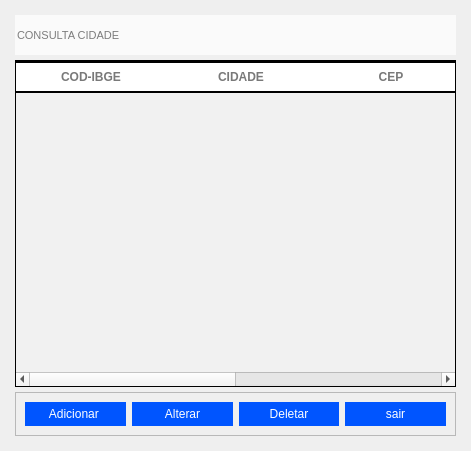
     <widget class="QWidget" name="Cidades" native="true">
      <property name="geometry">
       <rect>
        <x>1300</x>
        <y>270</y>
        <width>471</width>
        <height>451</height>
       </rect>
      </property>
      <property name="styleSheet">
       <string notr="true">QWidget#Cidades{
text-transform: uppercase;
border:1px solid blue;
background-color: rgb(85, 170, 255);
}

QLineEdit{

	background-color: rgb(250, 250, 250);
font-size: 11px;

}
QLineEdit:focus{
	background-color: rgb(226, 226, 226);
}

QLabel{
color:#4b6272;
border:0px;
font-size:15px;
	background-color: none;
}</string>
      </property>
      <layout class="QVBoxLayout" name="verticalLayout_7" stretch="0,0,0">
       <property name="spacing">
        <number>5</number>
       </property>
       <property name="leftMargin">
        <number>15</number>
       </property>
       <property name="topMargin">
        <number>15</number>
       </property>
       <property name="rightMargin">
        <number>15</number>
       </property>
       <property name="bottomMargin">
        <number>15</number>
       </property>
       <item>
        <widget class="QFrame" name="frame_BUSCA_2">
         <property name="styleSheet">
          <string notr="true">border:none;</string>
         </property>
         <property name="frameShape">
          <enum>QFrame::StyledPanel</enum>
         </property>
         <property name="frameShadow">
          <enum>QFrame::Raised</enum>
         </property>
         <layout class="QHBoxLayout" name="horizontalLayout_12">
          <property name="spacing">
           <number>0</number>
          </property>
          <property name="leftMargin">
           <number>0</number>
          </property>
          <property name="topMargin">
           <number>0</number>
          </property>
          <property name="rightMargin">
           <number>0</number>
          </property>
          <property name="bottomMargin">
           <number>0</number>
          </property>
          <item>
           <widget class="QLineEdit" name="line_busca_cidades">
            <property name="minimumSize">
             <size>
              <width>0</width>
              <height>40</height>
             </size>
            </property>
            <property name="cursor">
             <cursorShape>PointingHandCursor</cursorShape>
            </property>
            <property name="focusPolicy">
             <enum>Qt::WheelFocus</enum>
            </property>
            <property name="styleSheet">
             <string notr="true"/>
            </property>
            <property name="placeholderText">
             <string>CONSULTA CIDADE</string>
            </property>
           </widget>
          </item>
         </layout>
        </widget>
       </item>
       <item>
        <widget class="QTableWidget" name="tableWidget_2">
         <property name="palette">
          <palette>
           <active>
            <colorrole role="WindowText">
             <brush brushstyle="SolidPattern">
              <color alpha="255">
               <red>0</red>
               <green>0</green>
               <blue>0</blue>
              </color>
             </brush>
            </colorrole>
            <colorrole role="Button">
             <brush brushstyle="SolidPattern">
              <color alpha="255">
               <red>241</red>
               <green>241</green>
               <blue>241</blue>
              </color>
             </brush>
            </colorrole>
            <colorrole role="Text">
             <brush brushstyle="SolidPattern">
              <color alpha="255">
               <red>0</red>
               <green>0</green>
               <blue>0</blue>
              </color>
             </brush>
            </colorrole>
            <colorrole role="ButtonText">
             <brush brushstyle="SolidPattern">
              <color alpha="255">
               <red>0</red>
               <green>0</green>
               <blue>0</blue>
              </color>
             </brush>
            </colorrole>
            <colorrole role="Base">
             <brush brushstyle="SolidPattern">
              <color alpha="255">
               <red>241</red>
               <green>241</green>
               <blue>241</blue>
              </color>
             </brush>
            </colorrole>
            <colorrole role="Window">
             <brush brushstyle="SolidPattern">
              <color alpha="255">
               <red>241</red>
               <green>241</green>
               <blue>241</blue>
              </color>
             </brush>
            </colorrole>
            <colorrole role="Highlight">
             <brush brushstyle="SolidPattern">
              <color alpha="255">
               <red>85</red>
               <green>170</green>
               <blue>255</blue>
              </color>
             </brush>
            </colorrole>
            <colorrole role="HighlightedText">
             <brush brushstyle="SolidPattern">
              <color alpha="255">
               <red>255</red>
               <green>255</green>
               <blue>255</blue>
              </color>
             </brush>
            </colorrole>
            <colorrole role="PlaceholderText">
             <brush brushstyle="SolidPattern">
              <color alpha="255">
               <red>0</red>
               <green>0</green>
               <blue>0</blue>
              </color>
             </brush>
            </colorrole>
           </active>
           <inactive>
            <colorrole role="WindowText">
             <brush brushstyle="SolidPattern">
              <color alpha="255">
               <red>0</red>
               <green>0</green>
               <blue>0</blue>
              </color>
             </brush>
            </colorrole>
            <colorrole role="Button">
             <brush brushstyle="SolidPattern">
              <color alpha="255">
               <red>241</red>
               <green>241</green>
               <blue>241</blue>
              </color>
             </brush>
            </colorrole>
            <colorrole role="Text">
             <brush brushstyle="SolidPattern">
              <color alpha="255">
               <red>0</red>
               <green>0</green>
               <blue>0</blue>
              </color>
             </brush>
            </colorrole>
            <colorrole role="ButtonText">
             <brush brushstyle="SolidPattern">
              <color alpha="255">
               <red>0</red>
               <green>0</green>
               <blue>0</blue>
              </color>
             </brush>
            </colorrole>
            <colorrole role="Base">
             <brush brushstyle="SolidPattern">
              <color alpha="255">
               <red>241</red>
               <green>241</green>
               <blue>241</blue>
              </color>
             </brush>
            </colorrole>
            <colorrole role="Window">
             <brush brushstyle="SolidPattern">
              <color alpha="255">
               <red>241</red>
               <green>241</green>
               <blue>241</blue>
              </color>
             </brush>
            </colorrole>
            <colorrole role="Highlight">
             <brush brushstyle="SolidPattern">
              <color alpha="255">
               <red>85</red>
               <green>170</green>
               <blue>255</blue>
              </color>
             </brush>
            </colorrole>
            <colorrole role="HighlightedText">
             <brush brushstyle="SolidPattern">
              <color alpha="255">
               <red>255</red>
               <green>255</green>
               <blue>255</blue>
              </color>
             </brush>
            </colorrole>
            <colorrole role="PlaceholderText">
             <brush brushstyle="SolidPattern">
              <color alpha="255">
               <red>0</red>
               <green>0</green>
               <blue>0</blue>
              </color>
             </brush>
            </colorrole>
           </inactive>
           <disabled>
            <colorrole role="WindowText">
             <brush brushstyle="SolidPattern">
              <color alpha="255">
               <red>0</red>
               <green>0</green>
               <blue>0</blue>
              </color>
             </brush>
            </colorrole>
            <colorrole role="Button">
             <brush brushstyle="SolidPattern">
              <color alpha="255">
               <red>241</red>
               <green>241</green>
               <blue>241</blue>
              </color>
             </brush>
            </colorrole>
            <colorrole role="Text">
             <brush brushstyle="SolidPattern">
              <color alpha="255">
               <red>0</red>
               <green>0</green>
               <blue>0</blue>
              </color>
             </brush>
            </colorrole>
            <colorrole role="ButtonText">
             <brush brushstyle="SolidPattern">
              <color alpha="255">
               <red>0</red>
               <green>0</green>
               <blue>0</blue>
              </color>
             </brush>
            </colorrole>
            <colorrole role="Base">
             <brush brushstyle="SolidPattern">
              <color alpha="255">
               <red>241</red>
               <green>241</green>
               <blue>241</blue>
              </color>
             </brush>
            </colorrole>
            <colorrole role="Window">
             <brush brushstyle="SolidPattern">
              <color alpha="255">
               <red>241</red>
               <green>241</green>
               <blue>241</blue>
              </color>
             </brush>
            </colorrole>
            <colorrole role="Highlight">
             <brush brushstyle="SolidPattern">
              <color alpha="255">
               <red>85</red>
               <green>170</green>
               <blue>255</blue>
              </color>
             </brush>
            </colorrole>
            <colorrole role="HighlightedText">
             <brush brushstyle="SolidPattern">
              <color alpha="255">
               <red>255</red>
               <green>255</green>
               <blue>255</blue>
              </color>
             </brush>
            </colorrole>
            <colorrole role="PlaceholderText">
             <brush brushstyle="SolidPattern">
              <color alpha="255">
               <red>0</red>
               <green>0</green>
               <blue>0</blue>
              </color>
             </brush>
            </colorrole>
           </disabled>
          </palette>
         </property>
         <property name="styleSheet">
          <string notr="true">QTableView{
background: #F1F1F1;
color: black;
font-weight: bold;
font-size: 12px;
border:1px solid;
	selection-color: rgb(255, 255, 255);
selection-background-color: rgb(85, 170, 255);
}
QHeaderView:section{
background: #FFF;

font-size: 12px;
font-family: &quot;Arial&quot;;
font-weight: bold;
color: #797979;
border:none;
border-bottom: 2px solid black;
border-top:2px solid black;
padding:5px 0px;
text-transform: uppercase
}
</string>
         </property>
         <property name="editTriggers">
          <set>QAbstractItemView::NoEditTriggers</set>
         </property>
         <property name="tabKeyNavigation">
          <bool>false</bool>
         </property>
         <property name="showDropIndicator" stdset="0">
          <bool>false</bool>
         </property>
         <property name="dragDropOverwriteMode">
          <bool>false</bool>
         </property>
         <property name="alternatingRowColors">
          <bool>true</bool>
         </property>
         <property name="selectionBehavior">
          <enum>QAbstractItemView::SelectRows</enum>
         </property>
         <property name="rowCount">
          <number>0</number>
         </property>
         <attribute name="horizontalHeaderVisible">
          <bool>true</bool>
         </attribute>
         <attribute name="horizontalHeaderDefaultSectionSize">
          <number>150</number>
         </attribute>
         <attribute name="horizontalHeaderHighlightSections">
          <bool>true</bool>
         </attribute>
         <attribute name="horizontalHeaderStretchLastSection">
          <bool>true</bool>
         </attribute>
         <attribute name="verticalHeaderVisible">
          <bool>false</bool>
         </attribute>
         <attribute name="verticalHeaderCascadingSectionResizes">
          <bool>false</bool>
         </attribute>
         <column>
          <property name="text">
           <string>COD-IBGE</string>
          </property>
          <property name="font">
           <font/>
          </property>
          <property name="background">
           <color>
            <red>70</red>
            <green>145</green>
            <blue>154</blue>
           </color>
          </property>
         </column>
         <column>
          <property name="text">
           <string>CIDADE</string>
          </property>
          <property name="font">
           <font/>
          </property>
          <property name="background">
           <color>
            <red>70</red>
            <green>145</green>
            <blue>154</blue>
           </color>
          </property>
         </column>
         <column>
          <property name="text">
           <string>CEP</string>
          </property>
         </column>
         <column>
          <property name="text">
           <string>UF</string>
          </property>
          <property name="font">
           <font/>
          </property>
          <property name="background">
           <color>
            <red>70</red>
            <green>145</green>
            <blue>154</blue>
           </color>
          </property>
         </column>
        </widget>
       </item>
       <item>
        <widget class="QFrame" name="frame_5">
         <property name="styleSheet">
          <string notr="true">QWidget{

text-transform: uppercase;}
QPushButton{
	text-align:center;
	color:#fff;
	border:0px;
	
	font-size:12px;
	cursor: pointer;
	background-color: rgb(0, 85, 255);
padding:5px 15px;
}
QPushButton:hover{
background-color:#3668ff;
}</string>
         </property>
         <property name="frameShape">
          <enum>QFrame::StyledPanel</enum>
         </property>
         <property name="frameShadow">
          <enum>QFrame::Raised</enum>
         </property>
         <layout class="QHBoxLayout" name="horizontalLayout_6">
          <item>
           <widget class="QPushButton" name="adicionar_cidade">
            <property name="focusPolicy">
             <enum>Qt::NoFocus</enum>
            </property>
            <property name="text">
             <string>Adicionar </string>
            </property>
           </widget>
          </item>
          <item>
           <widget class="QPushButton" name="altera_cidade">
            <property name="focusPolicy">
             <enum>Qt::NoFocus</enum>
            </property>
            <property name="text">
             <string>Alterar</string>
            </property>
           </widget>
          </item>
          <item>
           <widget class="QPushButton" name="bt_delete_cidade">
            <property name="focusPolicy">
             <enum>Qt::NoFocus</enum>
            </property>
            <property name="text">
             <string>Deletar</string>
            </property>
           </widget>
          </item>
          <item>
           <widget class="QPushButton" name="bt_SairTelaCidade">
            <property name="focusPolicy">
             <enum>Qt::NoFocus</enum>
            </property>
            <property name="text">
             <string>sair</string>
            </property>
           </widget>
          </item>
         </layout>
        </widget>
       </item>
      </layout>
     </widget>
